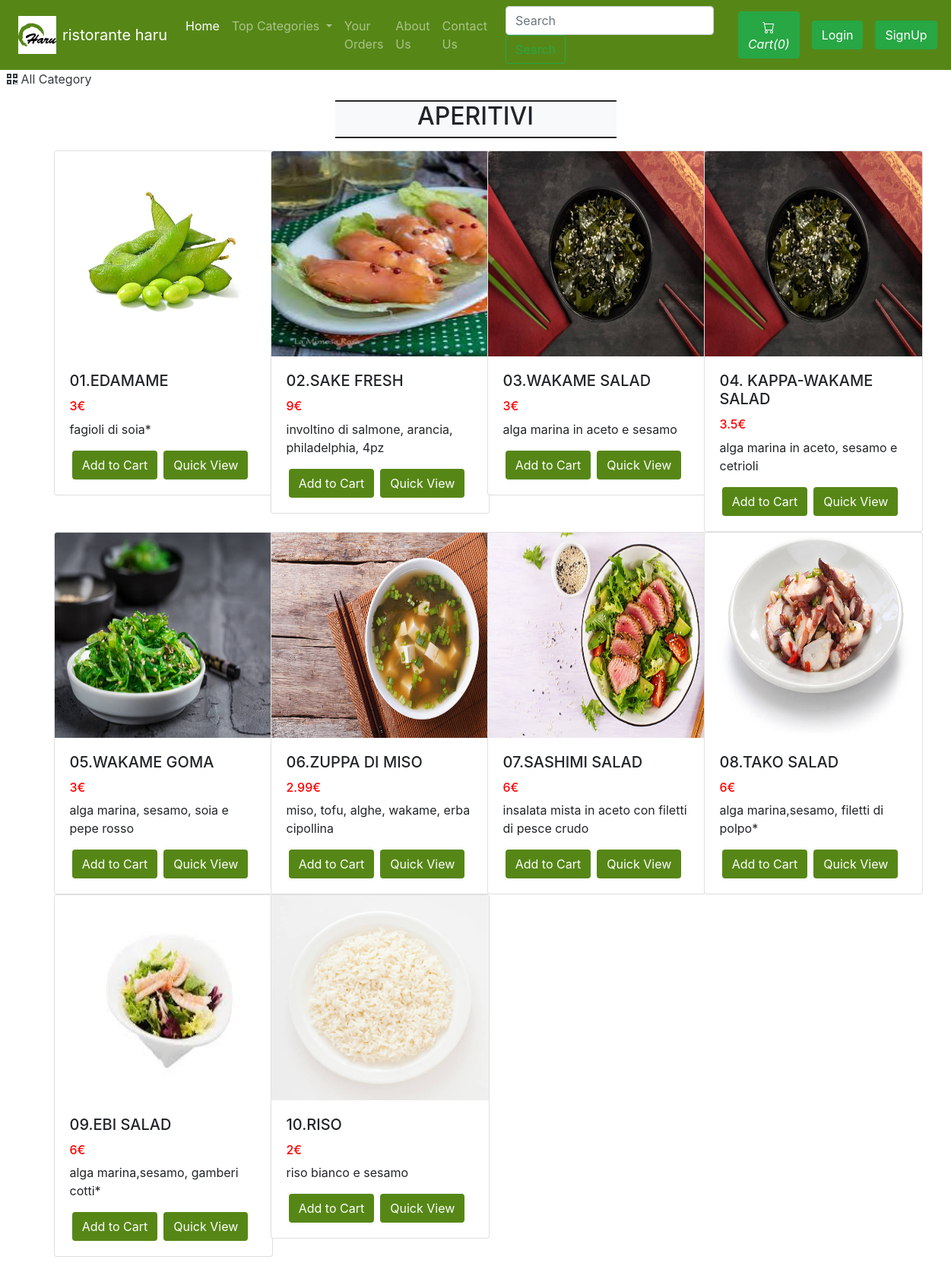
/viewfoodList.php?catid=22, run on the app's committed database.
### tables this page shows
CREATE TABLE `sitedetail` (
  `tempId` int(11) NOT NULL,
  `systemName` varchar(21) NOT NULL,
  `email` varchar(35) NOT NULL,
  `contact1` bigint(21) NOT NULL,
  `contact2` bigint(21) DEFAULT NULL COMMENT 'Optional',
  `address` text NOT NULL,
  `dateTime` datetime NOT NULL DEFAULT current_timestamp()
);

CREATE TABLE `food` (
  `foodId` int(12) NOT NULL,
  `foodName` varchar(255) NOT NULL,
  `foodPrice` double NOT NULL,
  `foodDesc` text NOT NULL,
  `foodCategorieId` int(12) NOT NULL,
  `foodPubDate` datetime NOT NULL DEFAULT current_timestamp()
);

### viewfoodList.php (the view, shortened to what this page needs)
<!doctype html>
<html lang="en">
<head>
    <link rel="stylesheet" href="https://stackpath.bootstrapcdn.com/bootstrap/4.4.1/css/bootstrap.min.css">
    <link rel="stylesheet" href="https://use.fontawesome.com/releases/v5.8.2/css/all.css">
</head>
<body>
    <?php include 'partials/_dbconnect.php';?>
    <?php require 'partials/_nav.php' ?>
    <div>&nbsp;
        <a href="index.php" class="active text-dark">
        <i class="fas fa-qrcode"></i>
            <span>All Category</span>
        </a>
    </div>
    <div class="container my-3" id="cont">
        <div class="col-lg-4 text-center bg-light my-3" style="margin:auto;border-top: 2px groove black;border-bottom: 2px groove black;">
            <h2 class="text-center"><span id="catTitle">Items</span></h2>
        </div>
        <div class="row">
        <?php
            $id = $_GET['catid'];
            $sql = "SELECT * FROM `food` WHERE foodCategorieId = $id";
            $result = mysqli_query($conn, $sql);
            while($row = mysqli_fetch_assoc($result)){
                $foodId = $row['foodId'];
                $foodName = $row['foodName'];
                $foodPrice = $row['foodPrice'];
                $foodDesc = $row['foodDesc'];
                echo '<div class="col-xs-3 col-sm-3 col-md-3">
                        <div class="card" style="width: 18rem;">
                            <img src="img/food-'.$foodId. '.jpg" class="card-img-top" alt="image for this food" width="249px" height="270px">
                            <div class="card-body">
                                <h5 class="card-title">' .$foodName. '</h5>
                                <h6 style="color: #ff0000"> '.$foodPrice. '€</h6>
                                <p class="card-text">' .$foodDesc. '</p>
                                <div class="row justify-content-center">';
                                if($loggedin){
                                    $quaSql = "SELECT `itemQuantity` FROM `viewcart` WHERE foodId = '$foodId' AND `userId`='$userId'";
                                    $quaresult = mysqli_query($conn, $quaSql);
                                    $quaExistRows = mysqli_num_rows($quaresult);
                                    if($quaExistRows == 0) {
                                        echo '<form action="partials/_manageCart.php" method="POST">
                                              <input type="hidden" name="itemId" value="'.$foodId. '">
                                              <button type="submit" name="addToCart" class="btn" style="background-color: #568716; color: #fff;"">Add to Cart</button>';
                                    }else {
                                        echo '
                                        <a href="viewCart.php"><button class="btn" style="background-color: #568716; color: #fff;">Go to Cart</button></a>';
                                    }
                                }
                                else{
                                    echo '<button class="btn" style="background-color: #568716; color: #fff;" data-toggle="modal" data-target="#loginModal">Add to Cart</button>';
                                }
                            echo '</form>
                                <a href="viewfood.php?foodid=' . $foodId . '" class="mx-2"><button class="btn" style="background-color: #568716; color: #fff;">Quick View</button></a>
                                </div>
                            </div>
                        </div>
                    </div>';
            }
            ?>
        </div>
    </div>
</body>
</html>

### partials/_nav.php (shortened to what this page needs)
<?php
if(isset($_SESSION['loggedin']) && $_SESSION['loggedin']==true){
  $loggedin= true;
  $userId = $_SESSION['userId'];
  $username = $_SESSION['username'];
}
else{
  $loggedin = false;
  $userId = 0;
}
$sql = "SELECT * FROM `sitedetail`";
$result = mysqli_query($conn, $sql);
$row = mysqli_fetch_assoc($result);
$systemName = $row['systemName'];
echo '
<style>
    .bg-darkgreen {
        background-color: #568716;
    }
</style>
<nav class="navbar navbar-expand-lg navbar-dark bg-darkgreen">
<div class="text-center image-size-big position-relative mx-2">
      <a href="index.php"><img src="img/logoO.jpg"  style="width:50px; height:50px"></a>
    </div>
      <a class="navbar-brand" href="index.php">'.$systemName.'</a>
      <button class="navbar-toggler" type="button" data-toggle="collapse" data-target="#navbarSupportedContent" aria-controls="navbarSupportedContent" aria-expanded="false" aria-label="Toggle navigation">
        <span class="navbar-toggler-icon"></span>
      </button>
      <div class="collapse navbar-collapse" id="navbarSupportedContent">
        <ul class="navbar-nav mr-auto">
          <li class="nav-item active">
            <a class="nav-link" href="index.php">Home <span class="sr-only">(current)</span></a>
          </li>
          <li class="nav-item dropdown">
            <a class="nav-link dropdown-toggle" href="#" id="navbarDropdown" role="button" data-toggle="dropdown" aria-haspopup="true" aria-expanded="false">
              Top Categories
            </a>
            <div class="dropdown-menu" aria-labelledby="navbarDropdown">';
            echo '</div>
          </li>
          <li class="nav-item">
            <a class="nav-link" href="viewOrder.php">Your Orders</a>
          </li>
          <li class="nav-item">
            <a class="nav-link" href="about.php">About Us</a>
          </li>
          <li class="nav-item">
            <a class="nav-link" href="contact.php">Contact Us</a>
          </li>
        </ul>
        <form method="get" action="/search.php" class="form-inline my-2 my-lg-0 mx-3">
          <input class="form-control mr-sm-2" type="search" name="search" id="search" placeholder="Search" aria-label="Search" required>
          <button class="btn btn-outline-success my-2 my-sm-0" type="submit">Search</button>
        </form>';
        $countsql = "SELECT SUM(`itemQuantity`) FROM `viewcart` WHERE `userId`=$userId";
        $countresult = mysqli_query($conn, $countsql);
        $countrow = mysqli_fetch_assoc($countresult);
        $count = $countrow['SUM(`itemQuantity`)'];
        if(!$count) {
          $count = 0;
        }
        echo '<a href="viewCart.php"><button type="button" class="btn btn-success mx-2" title="MyCart">
          <svg xmlns="img/cart.svg" width="16" height="16" fill="currentColor" class="bi bi-cart" viewBox="0 0 16 16">
            <path d="M0 1.5A.5.5 0 0 1 .5 1H2a.5.5 0 0 1 .485.379L2.89 3H14.5a.5.5 0 0 1 .491.592l-1.5 8A.5.5 0 0 1 13 12H4a.5.5 0 0 1-.491-.408L2.01 3.607 1.61 2H.5a.5.5 0 0 1-.5-.5zM3.102 4l1.313 7h8.17l1.313-7H3.102zM5 12a2 2 0 1 0 0 4 2 2 0 0 0 0-4zm7 0a2 2 0 1 0 0 4 2 2 0 0 0 0-4zm-7 1a1 1 0 1 1 0 2 1 1 0 0 1 0-2zm7 0a1 1 0 1 1 0 2 1 1 0 0 1 0-2z"/>
          </svg>
          <i class="bi bi-cart">Cart(' .$count. ')</i>
        </button></a>';
        if($loggedin){
          echo '<ul class="navbar-nav mr-2">
            <li class="nav-item dropdown">
              <a class="nav-link dropdown-toggle" href="#" id="navbarDropdown" role="button" data-toggle="dropdown"> Welcome ' .$username. '</a>
              <div class="dropdown-menu" aria-labelledby="navbarDropdown">
                <a class="dropdown-item" href="partials/_logout.php">Logout</a>
              </div>
            </li>
          </ul>
          <div class="text-center image-size-small position-relative">
            <a href="viewProfile.php"><img src="img/person-' .$userId. '.jpg" class="rounded-circle" onError="this.src = \'img/profilePic.jpg\'" style="width:40px; height:40px"></a>
          </div>';
        }
        else {
          echo '
          <button type="button" class="btn btn-success mx-2"  data-toggle="modal" data-target="#loginModal">Login</button>
          <button type="button" class="btn btn-success mx-2"  data-toggle="modal" data-target="#signupModal">SignUp</button>';
        }
  echo '</div>
    </nav>';
?>

### viewfoodList.php (style rules this page uses)
#cont { min-height : 570px; }

### partials/_nav.php (style rules this page uses)
.bg-darkgreen { background-color: #568716; }

### data on the page
sitedetail: systemName "ristorante haru"
food: shows a picture, foodName "01.EDAMAME", foodPrice "3", foodDesc "fagioli di soia*"
food: shows a picture, foodName "02.SAKE FRESH", foodPrice "9", foodDesc "involtino di salmone, arancia, philadelphia, 4pz"
food: foodName "03.WAKAME SALAD", foodPrice "3", foodDesc "alga marina in aceto e sesamo"
food: foodName "04. KAPPA-WAKAME SALAD", foodPrice "3.5", foodDesc "alga marina in aceto, sesamo e cetrioli"
food: shows a picture, foodName "05.WAKAME GOMA", foodPrice "3", foodDesc "alga marina, sesamo, soia e pepe rosso"
food: shows a picture, foodName "06.ZUPPA DI MISO", foodPrice "2.99", foodDesc "miso, tofu, alghe, wakame, erba cipollina"
food: shows a picture, foodName "07.SASHIMI SALAD", foodPrice "6", foodDesc "insalata mista in aceto con filetti di pesce crudo"
food: shows a picture, foodName "08.TAKO SALAD", foodPrice "6", foodDesc "alga marina,sesamo, filetti di polpo*"
food: shows a picture, foodName "09.EBI SALAD", foodPrice "6", foodDesc "alga marina,sesamo, gamberi cotti*"
food: shows a picture, foodName "10.RISO", foodPrice "2", foodDesc "riso bianco e sesamo"

### other printed values
$count "0"
